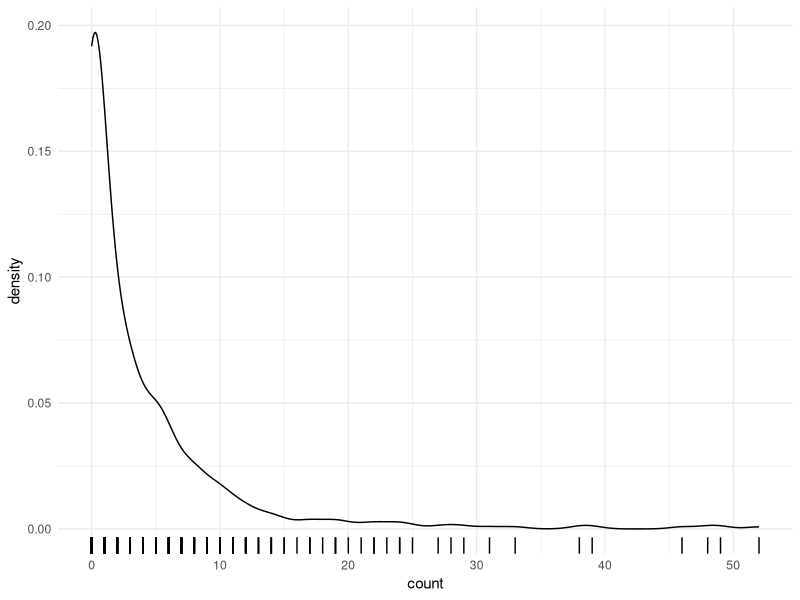
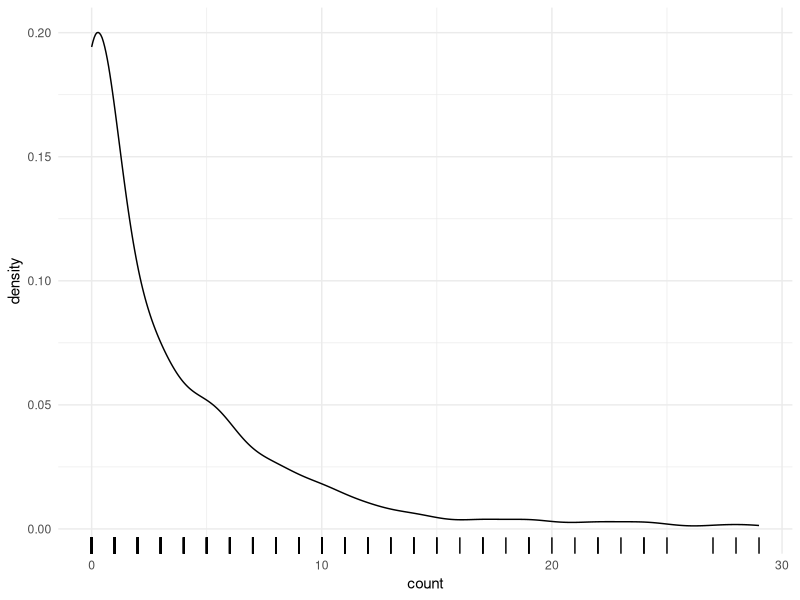

Here is the R script that generated these plots, in order: (Note: this script raises an error after producing the figures.)
## ---- chunk 1
knitr::opts_chunk$set(echo = TRUE)
knitr::opts_knit$set(root.dir = normalizePath("../"))
library(tidyverse)
theme_set(theme_minimal())
library(fitdistrplus)
## ---- chunk 2
gestures <- read_csv("./data/gestures.csv")

gestures_tot <- gestures %>%
  group_by(dyad, background, months, gesture) %>%
  summarise(
    count = sum(count),
    ct = sum(ct)
  ) %>%
  ungroup() %>%
  mutate(
    gesture = factor(gesture, levels = c("reach", "point", "ho_gv"))
  ) %>%
  mutate_if(is.character, as.factor)
## ---- chunk 3
gestures %>% group_by(background) %>% summarise(n = n_distinct(dyad))
## ---- chunk 4
gestures_tot %>%
  ggplot(aes(count)) +
  geom_density() +
  geom_rug() +
  geom_vline(xintercept = median(gestures_tot$count), linetype = "dashed", colour = "orange") +
  geom_vline(xintercept = mean(gestures_tot$count), linetype = "dotted", colour = "blue")
## ---- chunk 5
gestures_tot %>%
  filter(count < 31) %>%
  ggplot(aes(count)) +
  geom_density() +
  geom_rug() +
  geom_vline(xintercept = median(gestures_tot$count), linetype = "dashed", colour = "orange") +
  geom_vline(xintercept = mean(gestures_tot$count), linetype = "dotted", colour = "blue")
## ---- chunk 6
descdist(gestures_tot$count, discrete = TRUE)
## ---- chunk 7
plot(fitdist(gestures_tot$count, "pois"))
## ---- chunk 8
plot(fitdist(gestures_tot$count, "nbinom"))
## ---- chunk 9
gestures_tot %>%
  ggplot(aes(count, fill = as.factor(months))) +
  geom_density(alpha = 0.5) +
  facet_grid(~ gesture)
